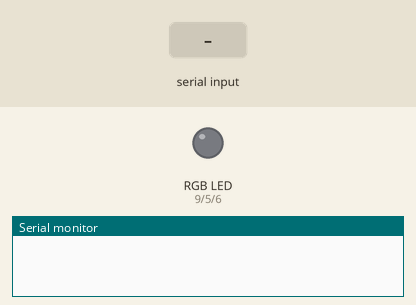
Bench run of a sketch on a simulated Arduino Uno, built with avr-gcc and run on an emulated ATmega328P. Parts: an RGB LED mixed from three pins (HIGH = lit), the last lines printed to the serial monitor. The test bench sets the inputs (shaded band). Dim RGB values are drawn brighter than linear.

Above: at 2.2 s.
2.3 s: "90,45,200\n" received over the second serial link
At 3.5 s:
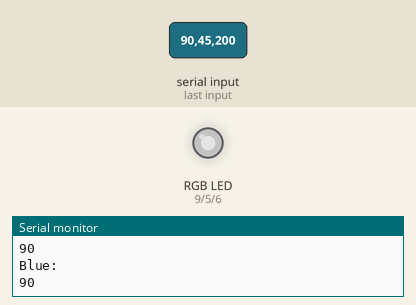
3.8 s: "30,150,10\n" received over the second serial link
At 4.9 s:
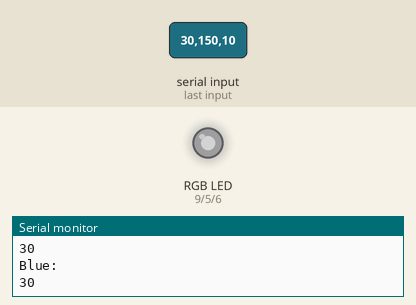
5.3 s: "200\n" received over the second serial link
At 6.3 s:
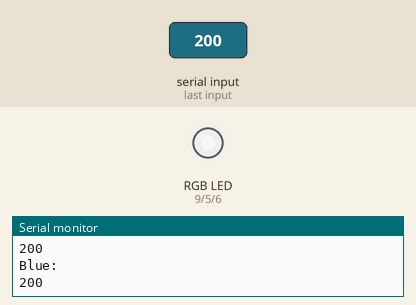
6.8 s: "90,45\n" received over the second serial link
At 7.4 s:
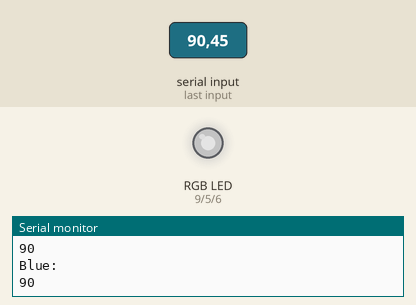
8.3 s: "30,150\n" received over the second serial link
At 9.7 s:
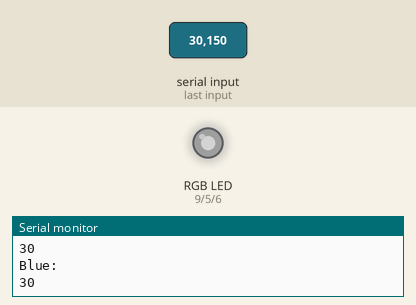
Timing chart, 0 to 10.8 s (numbered marks = the images above; inputs shaded):
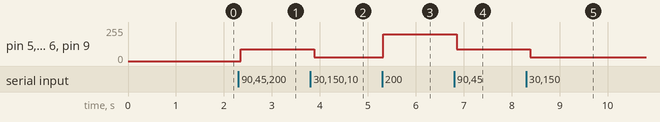

The sketch:

web-rgb-arduino.ino
```cpp
/* RGB web server with ESP8266 & Arduino
* analogWrite with values received from web page
* Arduino UNO part
*/

#include <SoftwareSerial.h>

SoftwareSerial ArduinoUNO(10, 11); //Rx, TX

const int redLED = 9;
const int greenLED = 5;
const int blueLED = 6;
char c;
String dataIn;
int8_t indexOfR, indexOfG, indexOfB;
String red, green, blue;
int redVal, greenVal, blueVal;

void setup() {
  // Pin setup
  pinMode(redLED, OUTPUT);
  pinMode(greenLED, OUTPUT);
  pinMode(blueLED, OUTPUT);

  analogWrite(redLED, 0);
  analogWrite(greenLED, 0);
  analogWrite(blueLED, 0);

  // Serial setup
  delay(1000);
  Serial.begin(9600);
  Serial.println();

  // Communication to Arduino setup
  ArduinoUNO.begin(4800);

  // Test Color
  //testRGB();
}

void loop() {
  // Read data in (when available)
  while (ArduinoUNO.available() > 0) {
    c = ArduinoUNO.read();

    // If not EndOfLine char, add to dataIn string
    if (c == "\n") {break;}
    else           {dataIn += c;}
  }

  if (dataIn != "" && dataIn != "\n") {
    // Parse data string
    parseDataIn();

    // Set LED values
    analogWrite(redLED, red.toInt());
    analogWrite(greenLED, green.toInt());
    analogWrite(blueLED, blue.toInt());

    // Display data
    Serial.println("Red: ");
    Serial.println(red.toInt());
    Serial.println("Green: ");
    Serial.println(green.toInt());
    Serial.println("Blue: ");
    Serial.println(blue.toInt());

    // Reset for later input
    c = 0;
    dataIn = "";
  }
  delay(90);
}

void parseDataIn() {
  // Find data value location
  indexOfR = dataIn.indexOf("R");
  indexOfG = dataIn.indexOf("G");
  indexOfB = dataIn.indexOf("B");

  // Get data from location
  red = dataIn.substring(0, indexOfR);
  green = dataIn.substring(indexOfR + 1, indexOfG);
  blue = dataIn.substring(indexOfG + 1, indexOfB);

  // Parse data from string to int
  redVal = limitParse(red.toInt());
  greenVal = limitParse(green.toInt());
  blueVal = limitParse(blue.toInt());
}

int limitParse(int i) {
  if (i < 0) {
    i = 0;
  }
  if (i > 255) {
    i = 255;
  }
  return i;
}

void testRGB() { // fade in and out of Red, Green, Blue
  analogWrite(redLED, 255); // R off
  analogWrite(greenLED, 255); // G off
  analogWrite(blueLED, 255); // B off

  fade(redLED); // R
  fade(greenLED); // G
  fade(blueLED); // B
}

void fade(int pin) {
  for (int u = 0; u < 1024; u++) {
    analogWrite(pin, u);
    delay(1);
  }
  for (int u = 0; u < 1024; u++) {
    analogWrite(pin, 1023 - u);
    delay(1);
  }
}
```

Measured:
- after the input at 2.3 s, pin 5 (greenLED), pin 6 (blueLED), pin 9 (redLED): 0/255 → 90/255 after 0.05 s
- after the input at 3.8 s, pin 5 (greenLED), pin 6 (blueLED), pin 9 (redLED): 90/255 → 30/255 after 0.08 s
- after the input at 5.3 s, pin 5 (greenLED), pin 6 (blueLED), pin 9 (redLED): 30/255 → 200/255 at once
- after the input at 6.8 s, pin 5 (greenLED), pin 6 (blueLED), pin 9 (redLED): 200/255 → 90/255 after 0.06 s
- after the input at 8.3 s, pin 5 (greenLED), pin 6 (blueLED), pin 9 (redLED): 90/255 → 30/255 after 0.09 s
